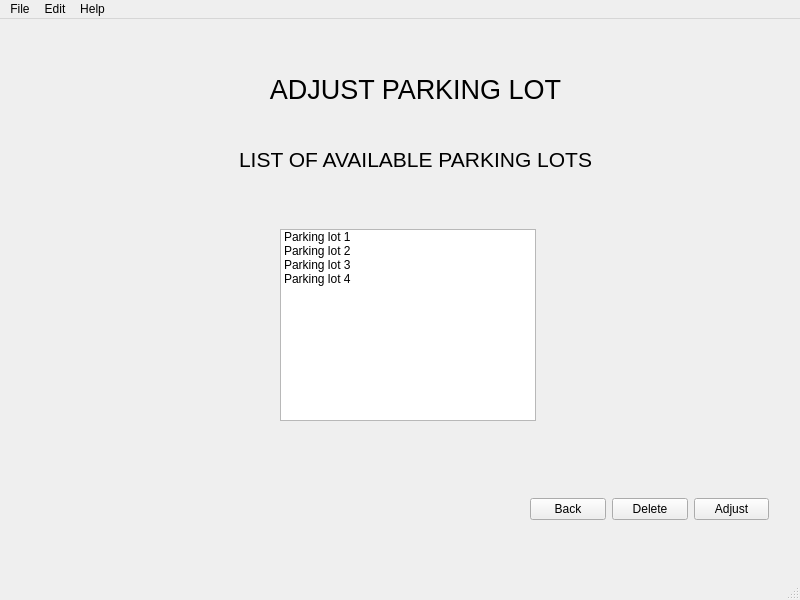
<?xml version="1.0" encoding="UTF-8"?>
<ui version="4.0">
 <class>MainWindow</class>
 <widget class="QMainWindow" name="MainWindow">
  <property name="geometry">
   <rect>
    <x>0</x>
    <y>0</y>
    <width>800</width>
    <height>600</height>
   </rect>
  </property>
  <property name="windowTitle">
   <string>MainWindow</string>
  </property>
  <widget class="QWidget" name="centralwidget">
   <widget class="QLabel" name="label_2">
    <property name="geometry">
     <rect>
      <x>150</x>
      <y>110</y>
      <width>531</width>
      <height>61</height>
     </rect>
    </property>
    <property name="font">
     <font>
      <pointsize>16</pointsize>
     </font>
    </property>
    <property name="text">
     <string>LIST OF AVAILABLE PARKING LOTS</string>
    </property>
    <property name="alignment">
     <set>Qt::AlignCenter</set>
    </property>
   </widget>
   <widget class="QListWidget" name="list_parking_lotWidget">
    <property name="geometry">
     <rect>
      <x>280</x>
      <y>210</y>
      <width>256</width>
      <height>192</height>
     </rect>
    </property>
    <item>
     <property name="text">
      <string>Parking lot 1</string>
     </property>
    </item>
    <item>
     <property name="text">
      <string>Parking lot 2</string>
     </property>
    </item>
    <item>
     <property name="text">
      <string>Parking lot 3</string>
     </property>
    </item>
    <item>
     <property name="text">
      <string>Parking lot 4</string>
     </property>
    </item>
   </widget>
   <widget class="QLabel" name="label">
    <property name="geometry">
     <rect>
      <x>150</x>
      <y>40</y>
      <width>531</width>
      <height>61</height>
     </rect>
    </property>
    <property name="font">
     <font>
      <pointsize>20</pointsize>
     </font>
    </property>
    <property name="text">
     <string>ADJUST PARKING LOT</string>
    </property>
    <property name="alignment">
     <set>Qt::AlignCenter</set>
    </property>
   </widget>
   <widget class="QWidget" name="horizontalLayoutWidget">
    <property name="geometry">
     <rect>
      <x>530</x>
      <y>450</y>
      <width>239</width>
      <height>80</height>
     </rect>
    </property>
    <layout class="QHBoxLayout" name="horizontalLayout">
     <item>
      <widget class="QPushButton" name="back_button">
       <property name="text">
        <string>Back</string>
       </property>
      </widget>
     </item>
     <item>
      <widget class="QPushButton" name="delete_button">
       <property name="text">
        <string>Delete</string>
       </property>
      </widget>
     </item>
     <item>
      <widget class="QPushButton" name="adjust_button">
       <property name="text">
        <string>Adjust</string>
       </property>
      </widget>
     </item>
    </layout>
   </widget>
  </widget>
  <widget class="QMenuBar" name="menubar">
   <property name="geometry">
    <rect>
     <x>0</x>
     <y>0</y>
     <width>800</width>
     <height>21</height>
    </rect>
   </property>
   <widget class="QMenu" name="menuFile">
    <property name="title">
     <string>File</string>
    </property>
    <addaction name="actionOption_2"/>
    <addaction name="actionOption_3"/>
    <addaction name="separator"/>
    <addaction name="actionEXIT"/>
   </widget>
   <widget class="QMenu" name="menuEdit">
    <property name="title">
     <string>Edit</string>
    </property>
    <addaction name="actionUser_mode"/>
    <addaction name="actionDeveloper_mode"/>
   </widget>
   <widget class="QMenu" name="menuHelp">
    <property name="title">
     <string>Help</string>
    </property>
    <addaction name="actionOption_1"/>
    <addaction name="actionOption_4"/>
   </widget>
   <addaction name="menuFile"/>
   <addaction name="menuEdit"/>
   <addaction name="menuHelp"/>
  </widget>
  <widget class="QStatusBar" name="statusbar"/>
  <action name="actionOption_2">
   <property name="text">
    <string>Option 1</string>
   </property>
  </action>
  <action name="actionOption_3">
   <property name="text">
    <string>Option 2</string>
   </property>
  </action>
  <action name="actionEXIT">
   <property name="text">
    <string>Exit</string>
   </property>
  </action>
  <action name="actionUser_mode">
   <property name="text">
    <string>User mode</string>
   </property>
  </action>
  <action name="actionDeveloper_mode">
   <property name="text">
    <string>Developer mode</string>
   </property>
  </action>
  <action name="actionOption_1">
   <property name="text">
    <string>Option 1</string>
   </property>
  </action>
  <action name="actionOption_4">
   <property name="text">
    <string>Option 2</string>
   </property>
  </action>
 </widget>
 <resources/>
 <connections/>
</ui>
